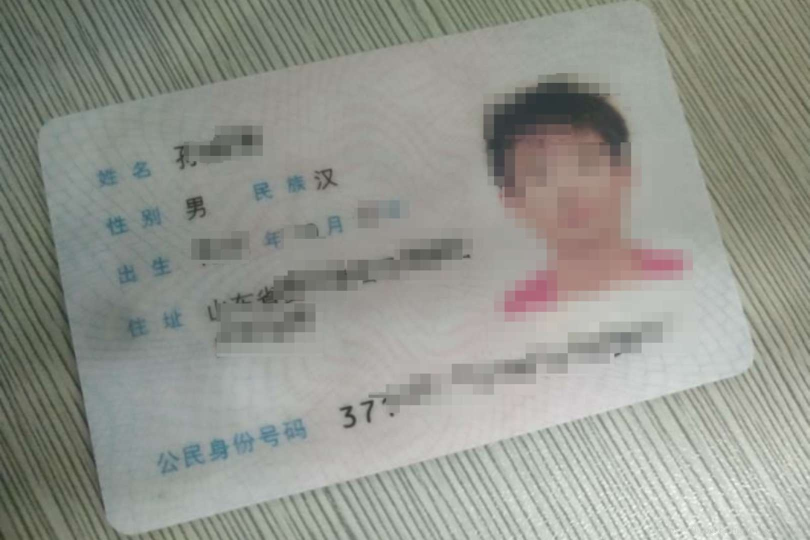
#> input picture python/opencv/abc.jpeg, 1619 x 1080 px, given in place of the camera (shown at 1/2 size)
$ python cv_face_recognition.py
#> lines starting #> are read from the running program, lines starting #| are printed output that depends on the picture; after the words box and inside, x2 and y2 are one past the last pixel; in counts of white or black regions, pixels touching at a corner belong together
# -*- coding: utf-8 -*-
"""
 @File    : cv_face_recognition.py
 @Time    : 2019/11/13 下午2:59
 @Author  : yizuotian
 @Description    :
"""

import cv2
import numpy as np
from os import listdir
from os.path import isfile, join


def train_model(face_dir):
    only_files = [f for f in listdir(face_dir) if isfile(join(face_dir, f))]
    faces, ids = [], []

    for i, files in enumerate(only_files):
        image_path = face_dir + only_files[i]
        images = cv2.imread(image_path, cv2.IMREAD_GRAYSCALE)
        faces.append(np.asarray(images, dtype=np.uint8))
        ids.append(i)

        ids = np.asarray(ids, dtype=np.int32)

    model = cv2.face.LBPHFaceRecognizer_create()  # face is in opencv-contrib-python module
    model.train(np.asarray(faces), np.asarray(ids))
    print("Model Training Complete!!!")


def face_detector(classifier, img, size=0.5):
    gray = cv2.cvtColor(img, cv2.COLOR_BGR2GRAY)
    faces = classifier.detectMultiScale(gray, 1.3, 5)

    if faces is ():
        return img, []
    for (x, y, w, h) in faces:
        cv2.rectangle(img, (x, y), (x + w, y + h), (0, 255, 255), 2)
        roi = img[y:y + h, x:x + w]
        roi = cv2.resize(roi, (200, 200))
    return img, roi


def main():
    face_classifier = cv2.CascadeClassifier(
        '/Users/yizuotian/miniconda2/envs/pytorch/lib/python3.6/site-packages/cv2/data/haarcascade_frontalface_default.xml')

    # model = train_model('')

    cap = cv2.VideoCapture(0)
    while True:
        ret, frame = cap.read()
#> frame is the input picture: shape (1080, 1619, 3); mean B, G, R 141.7, 149.4, 147.1
        image, face = face_detector(face_classifier, frame)
#> in face_detector, `gray = cv2.cvtColor(img, cv2.COLOR_BGR2GRAY)`:
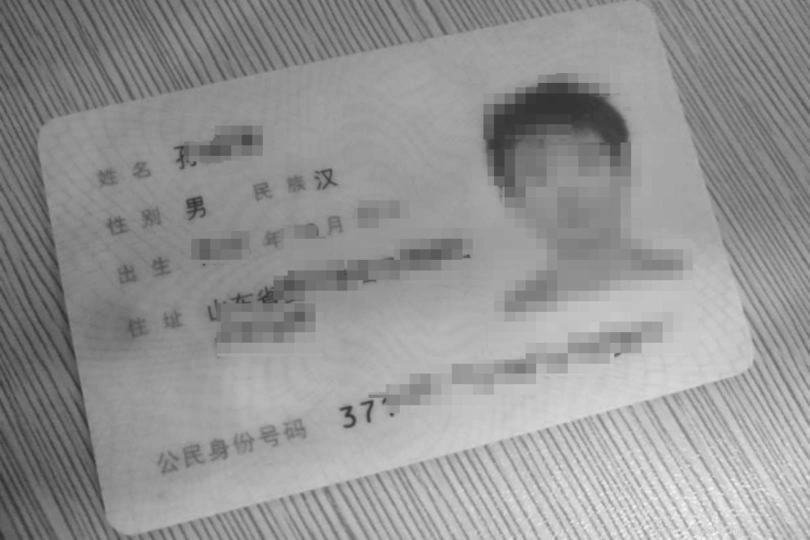
#> gray: shape (1080, 1619) (shown at 1/2 size); min 45, max 252, mean 147.8
#> in face_detector, `faces = classifier.detectMultiScale(gray, 1.3, 5)`: faces = ()
#> face = []
        try:
            face = cv2.cvtColor(face, cv2.COLOR_BGR2GRAY)
            # [9 lines of commented-out code are left out]
            cv2.imshow('Face Cropper', image)

        except:
            cv2.putText(image, "Face Not Matched", (250, 450), cv2.FONT_HERSHEY_COMPLEX, 1, (255, 0, 0), 2)
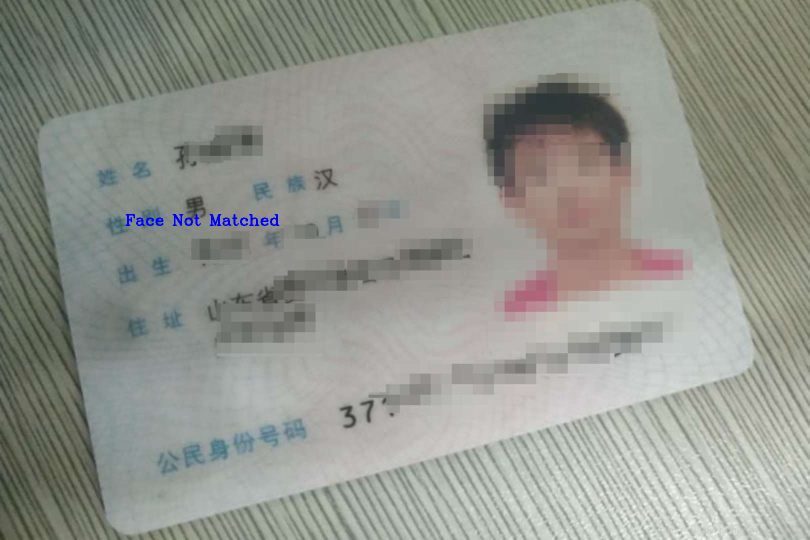
#> image: shape (1080, 1619, 3) (shown at 1/2 size); 0.15% of pixels changed, all inside (x1, y1, x2, y2) = (251, 428, 559, 452)
            cv2.imshow('Face Cropper', image)
            pass
        if cv2.waitKey(1) == 13:
#> (key Esc is pressed here)
            break

    cap.release()
    cv2.destroyAllWindows()


if __name__ == '__main__':
    main()

$ run again, on python/opencv/lines.png
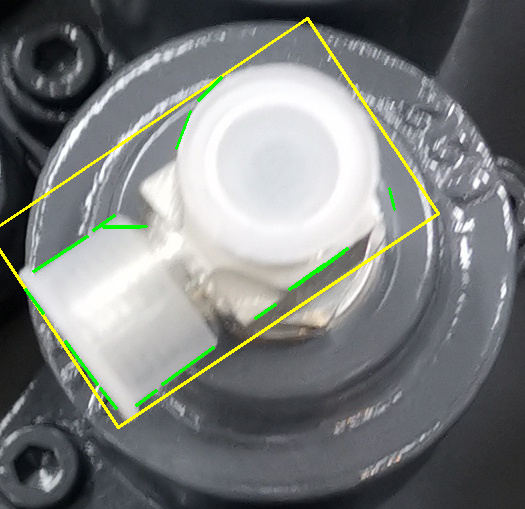
#> input picture python/opencv/lines.png, 525 x 509 px, given in place of the camera
#> in main, frame is the input picture: shape (509, 525, 3); mean B, G, R 123.5, 125.2, 122
#> in face_detector, `gray = cv2.cvtColor(img, cv2.COLOR_BGR2GRAY)`:
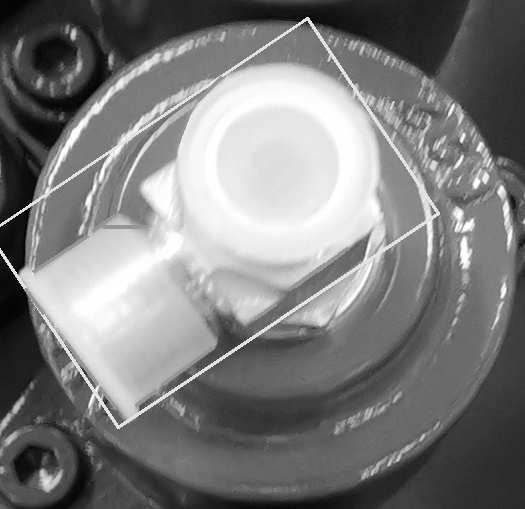
#> gray: shape (509, 525); min 0, max 255, mean 124.1
#> faces = ()
#> face = []
#> in main, `cv2.putText(image, "Face Not Matched", (250, 450), cv2.FONT_HERSHEY_CO..`:
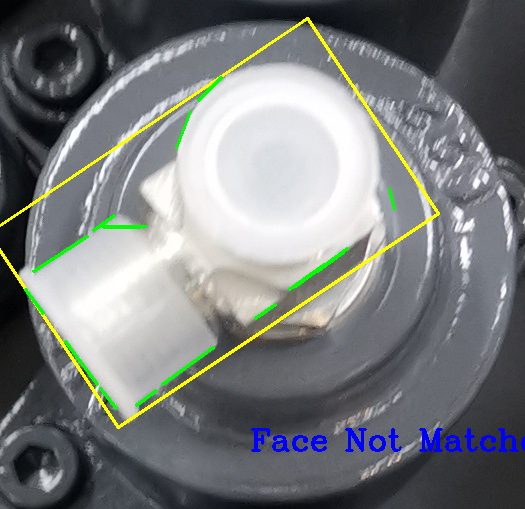
#> image: shape (509, 525, 3); 0.84% of pixels changed, all inside (x1, y1, x2, y2) = (251, 428, 525, 452)
